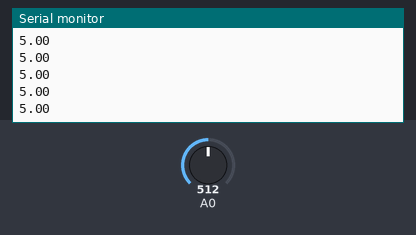
A sketch run on a simulated Arduino Uno, built with avr-gcc and run on an emulated ATmega328P. On the bench: the last lines printed to the serial monitor. The test bench sets the inputs (shaded band); at power-on: A0 = 512.

Above: at 1.2 s.
1.3 s: A0 set to 716
At 1.31 s:
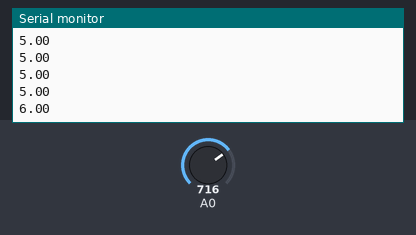
2.8 s: A0 set to 900
At 2.82 s:
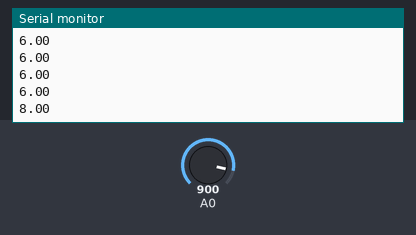
Timing chart, 0 to 5.8 s (numbered marks = the images above; inputs shaded):
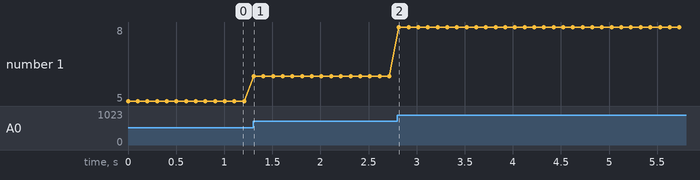

Measured:
- after the input at 1.3 s, the serial monitor: prints a new line at once (image 1)
- after the input at 2.8 s, the serial monitor: prints a new line at once (image 2)
- plotted number 1: 5 → 6 after the input at 1.3 s, 6 → 8 after the input at 2.8 s

The sketch:

pressure_sensor.ino
```cpp
void setup()
{
  // Start serial at 9600 baud
  Serial.begin(9600);
}

    void loop()
{
  // Read the input on analog pin 0:
  int sensorValue = analogRead(A0);

  // Convert the analog reading to weight (which goes from 0 - 1023) to a voltage (0 - 5V):
  float w = map(sensorValue, 0, 1023, 0, 10);  // map up to 10 kg

  Serial.println(w);    //

  // Wait 100 milliseconds
  delay(100);
}
```
